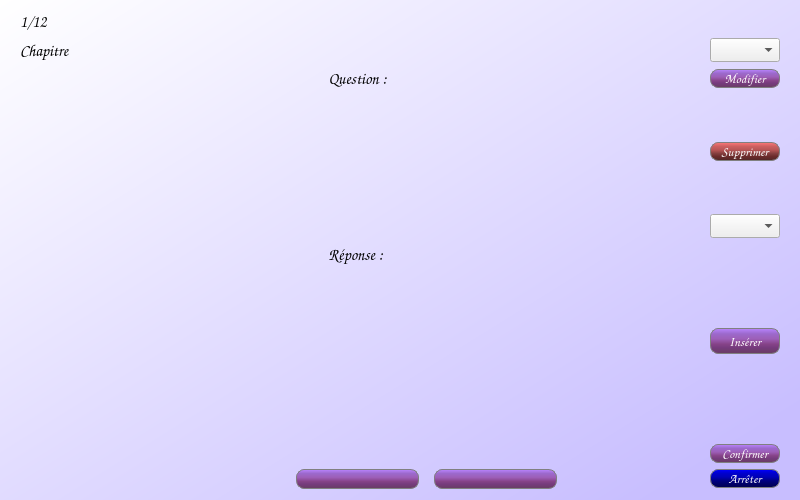
<?xml version="1.0" encoding="UTF-8"?>
<ui version="4.0">
 <class>previewCardsDialog</class>
 <widget class="QDialog" name="previewCardsDialog">
  <property name="geometry">
   <rect>
    <x>0</x>
    <y>0</y>
    <width>800</width>
    <height>500</height>
   </rect>
  </property>
  <property name="font">
   <font>
    <family>Comic Sans MS</family>
   </font>
  </property>
  <property name="windowTitle">
   <string>Preview</string>
  </property>
  <property name="windowIcon">
   <iconset>
    <normaloff>images/preview.png</normaloff>images/preview.png</iconset>
  </property>
  <property name="styleSheet">
   <string notr="true">QDialog{
background-color :qlineargradient(spread:pad, x1:0, y1:0, x2:1, y2:1, stop:0 rgba(255, 255, 255, 255), stop:0.905028 rgba(200, 190, 255, 255));} 
</string>
  </property>
  <layout class="QGridLayout" name="gridLayout">
   <property name="leftMargin">
    <number>20</number>
   </property>
   <property name="rightMargin">
    <number>20</number>
   </property>
   <property name="horizontalSpacing">
    <number>15</number>
   </property>
   <item row="16" column="2">
    <widget class="QPushButton" name="previousButton">
     <property name="minimumSize">
      <size>
       <width>0</width>
       <height>20</height>
      </size>
     </property>
     <property name="styleSheet">
      <string notr="true">QPushButton{
background-color:qlineargradient(spread:pad, x1:0, y1:0, x2:0, y2:1, stop:0 rgba(185, 132, 255, 255), stop:0.212435 rgba(156, 105, 204, 255), stop:0.41573 rgba(157, 95, 184, 255), stop:0.623596 rgba(134, 67, 136, 255), stop:0.766839 rgba(118, 59, 125, 255), stop:1 rgba(104, 61, 99, 255));
color:white;
border: 1px solid gray; 
border-radius: 8px; 
padding: 0 8px; 
selection-background-color: darkgray; }

QPushButton:pressed{
background-color:qlineargradient(spread:pad, x1:0, y1:0, x2:0, y2:1, stop:0 rgba(104, 74, 143, 255), stop:0.212435 rgba(99, 67, 130, 255), stop:0.41573 rgba(97, 58, 114, 255), stop:0.621762 rgba(90, 47, 91, 255), stop:0.766839 rgba(87, 43, 92, 255), stop:1 rgba(68, 40, 65, 255));
}</string>
     </property>
     <property name="text">
      <string/>
     </property>
     <property name="icon">
      <iconset>
       <normaloff>images/arrow-left.png</normaloff>images/arrow-left.png</iconset>
     </property>
    </widget>
   </item>
   <item row="8" column="5">
    <widget class="QPushButton" name="deleteButton">
     <property name="font">
      <font>
       <family>Comic Sans MS</family>
       <pointsize>10</pointsize>
      </font>
     </property>
     <property name="styleSheet">
      <string notr="true">QPushButton{
background-color:qlineargradient(spread:pad, x1:0, y1:0, x2:0, y2:1, stop:0 rgba(255, 120, 120, 255), stop:0.217617 rgba(204, 96, 96, 255), stop:0.41573 rgba(184, 85, 85, 255), stop:0.623596 rgba(129, 61, 61, 255), stop:0.769663 rgba(108, 43, 43, 255), stop:1 rgba(80, 39, 39, 255));
color:white;
border: 1px solid gray; 
border-radius: 8px; 
padding: 0 8px; 
selection-background-color: darkgray; }

QPushButton:Pressed{
background-color:qlineargradient(spread:pad, x1:0, y1:0, x2:0, y2:1, stop:0 rgba(151, 71, 71, 255), stop:0.217617 rgba(138, 65, 65, 255), stop:0.41573 rgba(127, 58, 58, 255), stop:0.623596 rgba(102, 48, 48, 255), stop:0.769663 rgba(92, 37, 37, 255), stop:1 rgba(71, 34, 34, 255));
}
</string>
     </property>
     <property name="text">
      <string>Supprimer</string>
     </property>
     <property name="icon">
      <iconset>
       <normaloff>images/delete.png</normaloff>images/delete.png</iconset>
     </property>
    </widget>
   </item>
   <item row="4" column="5">
    <widget class="QPushButton" name="editButton">
     <property name="font">
      <font>
       <family>Comic Sans MS</family>
       <pointsize>10</pointsize>
      </font>
     </property>
     <property name="styleSheet">
      <string notr="true">QPushButton{
background-color:qlineargradient(spread:pad, x1:0, y1:0, x2:0, y2:1, stop:0 rgba(185, 132, 255, 255), stop:0.212435 rgba(156, 105, 204, 255), stop:0.41573 rgba(157, 95, 184, 255), stop:0.623596 rgba(134, 67, 136, 255), stop:0.766839 rgba(118, 59, 125, 255), stop:1 rgba(104, 61, 99, 255));
color:white;
border: 1px solid gray; 
border-radius: 8px; 
padding: 0 8px; 
selection-background-color: darkgray; }

QPushButton:pressed{
background-color:qlineargradient(spread:pad, x1:0, y1:0, x2:0, y2:1, stop:0 rgba(104, 74, 143, 255), stop:0.212435 rgba(99, 67, 130, 255), stop:0.41573 rgba(97, 58, 114, 255), stop:0.621762 rgba(90, 47, 91, 255), stop:0.766839 rgba(87, 43, 92, 255), stop:1 rgba(68, 40, 65, 255));
}</string>
     </property>
     <property name="text">
      <string>Modifier</string>
     </property>
     <property name="icon">
      <iconset>
       <normaloff>images/edit.png</normaloff>images/edit.png</iconset>
     </property>
    </widget>
   </item>
   <item row="16" column="3">
    <widget class="QPushButton" name="nextButton">
     <property name="minimumSize">
      <size>
       <width>0</width>
       <height>20</height>
      </size>
     </property>
     <property name="styleSheet">
      <string notr="true">QPushButton{
background-color:qlineargradient(spread:pad, x1:0, y1:0, x2:0, y2:1, stop:0 rgba(185, 132, 255, 255), stop:0.212435 rgba(156, 105, 204, 255), stop:0.41573 rgba(157, 95, 184, 255), stop:0.623596 rgba(134, 67, 136, 255), stop:0.766839 rgba(118, 59, 125, 255), stop:1 rgba(104, 61, 99, 255));
color:white;
border: 1px solid gray; 
border-radius: 8px; 
padding: 0 8px; 
selection-background-color: darkgray; }

QPushButton:pressed{
background-color:qlineargradient(spread:pad, x1:0, y1:0, x2:0, y2:1, stop:0 rgba(104, 74, 143, 255), stop:0.212435 rgba(99, 67, 130, 255), stop:0.41573 rgba(97, 58, 114, 255), stop:0.621762 rgba(90, 47, 91, 255), stop:0.766839 rgba(87, 43, 92, 255), stop:1 rgba(68, 40, 65, 255));
}</string>
     </property>
     <property name="text">
      <string/>
     </property>
     <property name="icon">
      <iconset>
       <normaloff>images/arrow-right.png</normaloff>images/arrow-right.png</iconset>
     </property>
    </widget>
   </item>
   <item row="13" column="1" colspan="3">
    <widget class="QLabel" name="answerLabel">
     <property name="font">
      <font>
       <family>Comic Sans MS</family>
       <pointsize>12</pointsize>
      </font>
     </property>
     <property name="text">
      <string>Réponse : </string>
     </property>
     <property name="alignment">
      <set>Qt::AlignCenter</set>
     </property>
    </widget>
   </item>
   <item row="15" column="5">
    <widget class="QPushButton" name="validateChangeButton">
     <property name="font">
      <font>
       <family>Comic Sans MS</family>
       <pointsize>10</pointsize>
      </font>
     </property>
     <property name="styleSheet">
      <string notr="true">QPushButton{
background-color:qlineargradient(spread:pad, x1:0, y1:0, x2:0, y2:1, stop:0 rgba(185, 132, 255, 255), stop:0.212435 rgba(156, 105, 204, 255), stop:0.41573 rgba(157, 95, 184, 255), stop:0.623596 rgba(134, 67, 136, 255), stop:0.766839 rgba(118, 59, 125, 255), stop:1 rgba(104, 61, 99, 255));
color:white;
border: 1px solid gray; 
border-radius: 8px; 
padding: 0 8px; 
selection-background-color: darkgray; }

QPushButton:pressed{
background-color:qlineargradient(spread:pad, x1:0, y1:0, x2:0, y2:1, stop:0 rgba(104, 74, 143, 255), stop:0.212435 rgba(99, 67, 130, 255), stop:0.41573 rgba(97, 58, 114, 255), stop:0.621762 rgba(90, 47, 91, 255), stop:0.766839 rgba(87, 43, 92, 255), stop:1 rgba(68, 40, 65, 255));
}</string>
     </property>
     <property name="text">
      <string>Confirmer</string>
     </property>
     <property name="icon">
      <iconset>
       <normaloff>images/edit.png</normaloff>images/edit.png</iconset>
     </property>
    </widget>
   </item>
   <item row="13" column="5" rowspan="2">
    <widget class="QPushButton" name="insertButton">
     <property name="minimumSize">
      <size>
       <width>0</width>
       <height>26</height>
      </size>
     </property>
     <property name="font">
      <font>
       <family>Comic Sans MS</family>
       <pointsize>10</pointsize>
      </font>
     </property>
     <property name="styleSheet">
      <string notr="true">QPushButton{
background-color:qlineargradient(spread:pad, x1:0, y1:0, x2:0, y2:1, stop:0 rgba(185, 132, 255, 255), stop:0.212435 rgba(156, 105, 204, 255), stop:0.41573 rgba(157, 95, 184, 255), stop:0.623596 rgba(134, 67, 136, 255), stop:0.766839 rgba(118, 59, 125, 255), stop:1 rgba(104, 61, 99, 255));
color:white;
border: 1px solid gray; 
border-radius: 8px; 
padding: 0 8px; 
selection-background-color: darkgray; }

QPushButton:pressed{
background-color:qlineargradient(spread:pad, x1:0, y1:0, x2:0, y2:1, stop:0 rgba(104, 74, 143, 255), stop:0.212435 rgba(99, 67, 130, 255), stop:0.41573 rgba(97, 58, 114, 255), stop:0.621762 rgba(90, 47, 91, 255), stop:0.766839 rgba(87, 43, 92, 255), stop:1 rgba(68, 40, 65, 255));
}</string>
     </property>
     <property name="text">
      <string>Insérer</string>
     </property>
     <property name="icon">
      <iconset>
       <normaloff>images/createButton.png</normaloff>images/createButton.png</iconset>
     </property>
    </widget>
   </item>
   <item row="2" column="0">
    <widget class="QLabel" name="displayChapter">
     <property name="font">
      <font>
       <family>Comic Sans MS</family>
       <pointsize>12</pointsize>
      </font>
     </property>
     <property name="text">
      <string>Chapitre</string>
     </property>
    </widget>
   </item>
   <item row="4" column="1" colspan="3">
    <widget class="QLabel" name="questionLabel">
     <property name="font">
      <font>
       <family>Comic Sans MS</family>
       <pointsize>12</pointsize>
      </font>
     </property>
     <property name="text">
      <string>Question :</string>
     </property>
     <property name="alignment">
      <set>Qt::AlignCenter</set>
     </property>
    </widget>
   </item>
   <item row="14" column="0" colspan="5">
    <widget class="QTextEdit" name="displayAnswer">
     <property name="font">
      <font>
       <family>Comic Sans MS</family>
       <pointsize>12</pointsize>
      </font>
     </property>
     <property name="styleSheet">
      <string notr="true">QTextEdit{
background-color:rgba(255, 255, 255, 0);
}</string>
     </property>
     <property name="readOnly">
      <bool>true</bool>
     </property>
    </widget>
   </item>
   <item row="8" column="0" colspan="5">
    <widget class="QTextEdit" name="displayQuestion">
     <property name="maximumSize">
      <size>
       <width>16777215</width>
       <height>138</height>
      </size>
     </property>
     <property name="font">
      <font>
       <family>Comic Sans MS</family>
       <pointsize>12</pointsize>
      </font>
     </property>
     <property name="styleSheet">
      <string notr="true">QTextEdit{
background-color:rgba(255, 255, 255, 0);
}</string>
     </property>
     <property name="readOnly">
      <bool>true</bool>
     </property>
    </widget>
   </item>
   <item row="16" column="5">
    <widget class="QPushButton" name="stopButton">
     <property name="font">
      <font>
       <family>Comic Sans MS</family>
       <pointsize>10</pointsize>
      </font>
     </property>
     <property name="styleSheet">
      <string notr="true">QPushButton{
background-color:qlineargradient(spread:pad, x1:0, y1:0, x2:0, y2:1, stop:0 rgba(0, 0, 255, 255), stop:0.219101 rgba(0, 0, 204, 255), stop:0.41573 rgba(0, 0, 184, 255), stop:0.623596 rgba(0, 0, 129, 255), stop:0.769663 rgba(0, 0, 108, 255), stop:1 rgba(0, 0, 80, 255));
color:white;
border: 1px solid gray; 
border-radius: 8px; 
padding: 0 8px; 
selection-background-color: darkgray; }

QPushButton:Pressed{
background-color:qlineargradient(spread:pad, x1:0, y1:0, x2:0, y2:1, stop:0 rgba(0, 0, 143, 255), stop:0.219101 rgba(0, 0, 135, 255), stop:0.41573 rgba(0, 0, 110, 255), stop:0.621762 rgba(0, 0, 92, 255), stop:0.769663 rgba(0, 0, 81, 255), stop:1 rgba(0, 0, 45, 255));
}</string>
     </property>
     <property name="text">
      <string>Arrêter</string>
     </property>
    </widget>
   </item>
   <item row="0" column="0" rowspan="2">
    <widget class="QLabel" name="displayCounter">
     <property name="font">
      <font>
       <family>Comic Sans MS</family>
       <pointsize>12</pointsize>
      </font>
     </property>
     <property name="text">
      <string>1/12</string>
     </property>
    </widget>
   </item>
   <item row="2" column="5">
    <widget class="QComboBox" name="formatMenuQ">
     <property name="sizePolicy">
      <sizepolicy hsizetype="Maximum" vsizetype="Fixed">
       <horstretch>0</horstretch>
       <verstretch>0</verstretch>
      </sizepolicy>
     </property>
     <property name="maximumSize">
      <size>
       <width>70</width>
       <height>16777215</height>
      </size>
     </property>
     <item>
      <property name="text">
       <string/>
      </property>
     </item>
     <item>
      <property name="text">
       <string/>
      </property>
      <property name="icon">
       <iconset>
        <normaloff>images/bold.png</normaloff>images/bold.png</iconset>
      </property>
     </item>
     <item>
      <property name="text">
       <string/>
      </property>
      <property name="icon">
       <iconset>
        <normaloff>images/underline.png</normaloff>images/underline.png</iconset>
      </property>
     </item>
     <item>
      <property name="text">
       <string/>
      </property>
      <property name="icon">
       <iconset>
        <normaloff>images/italic.png</normaloff>images/italic.png</iconset>
      </property>
     </item>
     <item>
      <property name="text">
       <string/>
      </property>
      <property name="icon">
       <iconset>
        <normaloff>images/strikeOut.png</normaloff>images/strikeOut.png</iconset>
      </property>
     </item>
     <item>
      <property name="text">
       <string/>
      </property>
      <property name="icon">
       <iconset>
        <normaloff>images/redSquare.png</normaloff>images/redSquare.png</iconset>
      </property>
     </item>
     <item>
      <property name="text">
       <string/>
      </property>
      <property name="icon">
       <iconset>
        <normaloff>images/greenSquare.png</normaloff>images/greenSquare.png</iconset>
      </property>
     </item>
    </widget>
   </item>
   <item row="9" column="5">
    <widget class="QComboBox" name="formatMenuA">
     <property name="sizePolicy">
      <sizepolicy hsizetype="Maximum" vsizetype="Fixed">
       <horstretch>0</horstretch>
       <verstretch>0</verstretch>
      </sizepolicy>
     </property>
     <property name="maximumSize">
      <size>
       <width>70</width>
       <height>16777215</height>
      </size>
     </property>
     <item>
      <property name="text">
       <string/>
      </property>
     </item>
     <item>
      <property name="text">
       <string/>
      </property>
      <property name="icon">
       <iconset>
        <normaloff>images/bold.png</normaloff>images/bold.png</iconset>
      </property>
     </item>
     <item>
      <property name="text">
       <string/>
      </property>
      <property name="icon">
       <iconset>
        <normaloff>images/underline.png</normaloff>images/underline.png</iconset>
      </property>
     </item>
     <item>
      <property name="text">
       <string/>
      </property>
      <property name="icon">
       <iconset>
        <normaloff>images/italic.png</normaloff>images/italic.png</iconset>
      </property>
     </item>
     <item>
      <property name="text">
       <string/>
      </property>
      <property name="icon">
       <iconset>
        <normaloff>images/strikeOut.png</normaloff>images/strikeOut.png</iconset>
      </property>
     </item>
     <item>
      <property name="text">
       <string/>
      </property>
      <property name="icon">
       <iconset>
        <normaloff>images/redSquare.png</normaloff>images/redSquare.png</iconset>
      </property>
     </item>
     <item>
      <property name="text">
       <string/>
      </property>
      <property name="icon">
       <iconset>
        <normaloff>images/greenSquare.png</normaloff>images/greenSquare.png</iconset>
      </property>
     </item>
    </widget>
   </item>
  </layout>
 </widget>
 <resources/>
 <connections/>
</ui>
